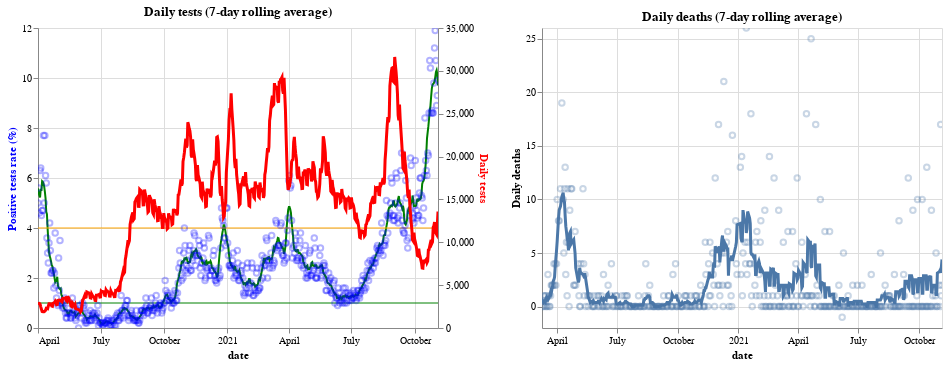

Notebook source saved alongside this figure:
### Code cell
plot_daily_tests() | plot_daily_deaths()

### Figure 1 — Vega-Lite specification as saved in the notebook (floating-point values rounded to 4 significant figures; data arrays with more than 128 entries replaced by an {"elided": "..."} marker saying what was removed)
{"config": {"view": {"continuousWidth": 400, "continuousHeight": 300}}, "hconcat": [{"layer": [{"layer": [{"data": {"name": "data-5a344a61f3217e5900d7f02d03640a68"}, "mark": {"type": "line", "color": "green", "size": 2, "tooltip": {"content": "encoding"}}, "encoding": {"x": {"type": "temporal", "field": "date"}, "y": {"type": "quantitative", "axis": {"title": "Positive tests rate (%)", "titleColor": "blue"}, "field": "pos_rate"}}, "selection": {"selector001": {"type": "interval", "bind": "scales", "encodings": ["x"]}, "selector004": {"type": "interval", "bind": "scales", "encodings": ["x", "y"]}}, "transform": [{"window": [{"op": "mean", "field": "pr100_pos", "as": "pos_rate"}], "frame": [-4, 3]}]}, {"data": {"name": "data-d764767e7dd3b10b2c76c1355ce10ef3"}, "mark": {"type": "rule", "color": "green"}, "encoding": {"y": {"type": "quantitative", "field": "y"}}}, {"data": {"name": "data-fb819638db82990c6442e9d3db3e2633"}, "mark": {"type": "rule", "color": "orange"}, "encoding": {"y": {"type": "quantitative", "field": "y"}}}, {"data": {"name": "data-5a344a61f3217e5900d7f02d03640a68"}, "mark": {"type": "point", "color": "blue", "opacity": 0.3}, "encoding": {"tooltip": [{"type": "temporal", "field": "date"}, {"type": "quantitative", "field": "pr100_pos"}, {"type": "quantitative", "field": "n_tests"}, {"type": "quantitative", "field": "n_pos"}, {"type": "quantitative", "field": "n_neg"}], "x": {"type": "temporal", "field": "date"}, "y": {"type": "quantitative", "field": "pr100_pos"}}}]}, {"data": {"name": "data-5a344a61f3217e5900d7f02d03640a68"}, "mark": {"type": "line", "color": "red", "size": 3, "tooltip": {"content": "encoding"}}, "encoding": {"x": {"type": "temporal", "field": "date"}, "y": {"type": "quantitative", "axis": {"title": "Daily tests", "titleColor": "red"}, "field": "avg"}}, "title": "Daily tests (7-day rolling average)", "transform": [{"window": [{"op": "mean", "field": "n_tests", "as": "avg"}], "frame": [-4, 3]}]}], "resolve": {"scale": {"y": "independent"}}}, {"layer": [{"mark": {"type": "line", "size": 3, "tooltip": {"content": "encoding"}}, "encoding": {"x": {"type": "temporal", "field": "date"}, "y": {"type": "quantitative", "axis": {"title": "Daily deaths"}, "field": "avg_deaths"}}, "selection": {"selector001": {"type": "interval", "bind": "scales", "encodings": ["x"]}, "selector005": {"type": "interval", "bind": "scales", "encodings": ["x", "y"]}}, "title": "Daily deaths (7-day rolling average)", "transform": [{"window": [{"op": "mean", "field": "daily deaths", "as": "avg_deaths"}], "frame": [-4, 3]}]}, {"mark": {"type": "point", "opacity": 0.3}, "encoding": {"tooltip": [{"type": "temporal", "field": "date"}, {"type": "quantitative", "field": "daily deaths"}, {"type": "quantitative", "field": "deaths"}], "x": {"type": "temporal", "field": "date"}, "y": {"type": "quantitative", "field": "daily deaths"}}}], "data": {"name": "data-44838a5d0c0988ab0f94ab0271c3e6ed"}}], "$schema": "https://vega.github.io/schema/vega-lite/v4.8.1.json", "datasets": {"data-5a344a61f3217e5900d7f02d03640a68": {"elided": "583 records"}, "data-d764767e7dd3b10b2c76c1355ce10ef3": [{"y": 1}], "data-fb819638db82990c6442e9d3db3e2633": [{"y": 4}], "data-44838a5d0c0988ab0f94ab0271c3e6ed": {"elided": "433 records"}}}
